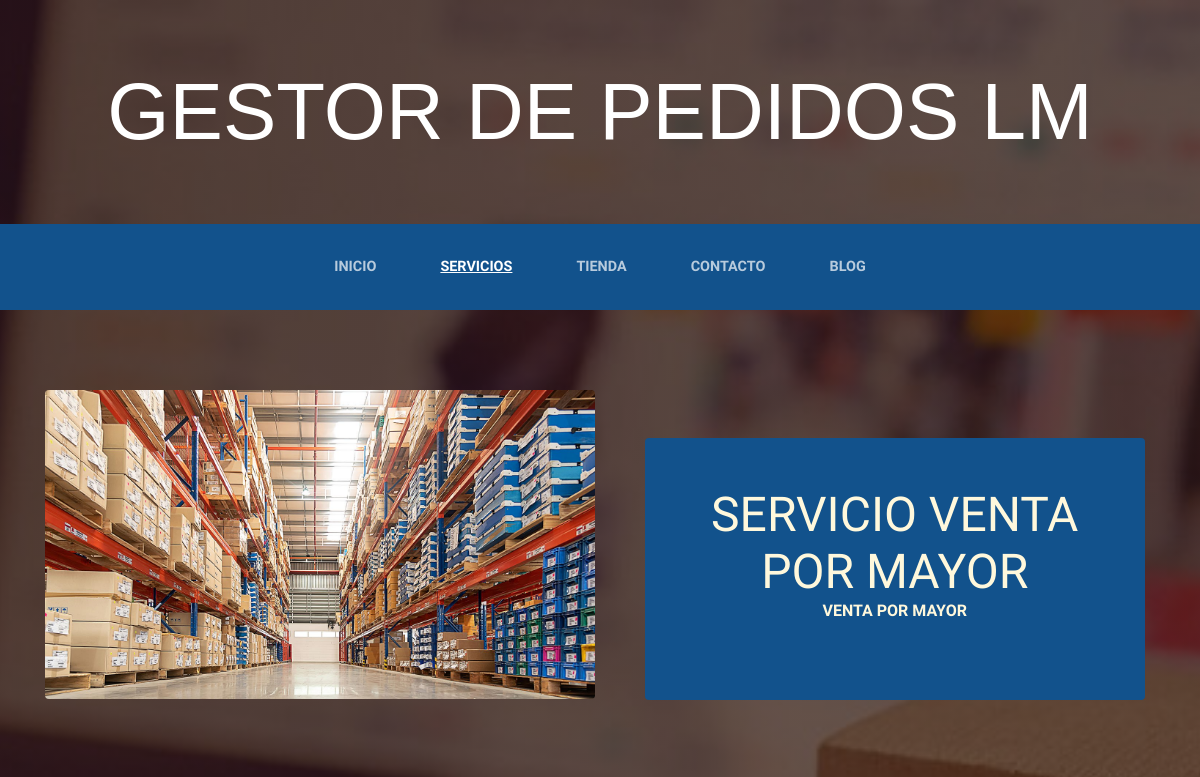
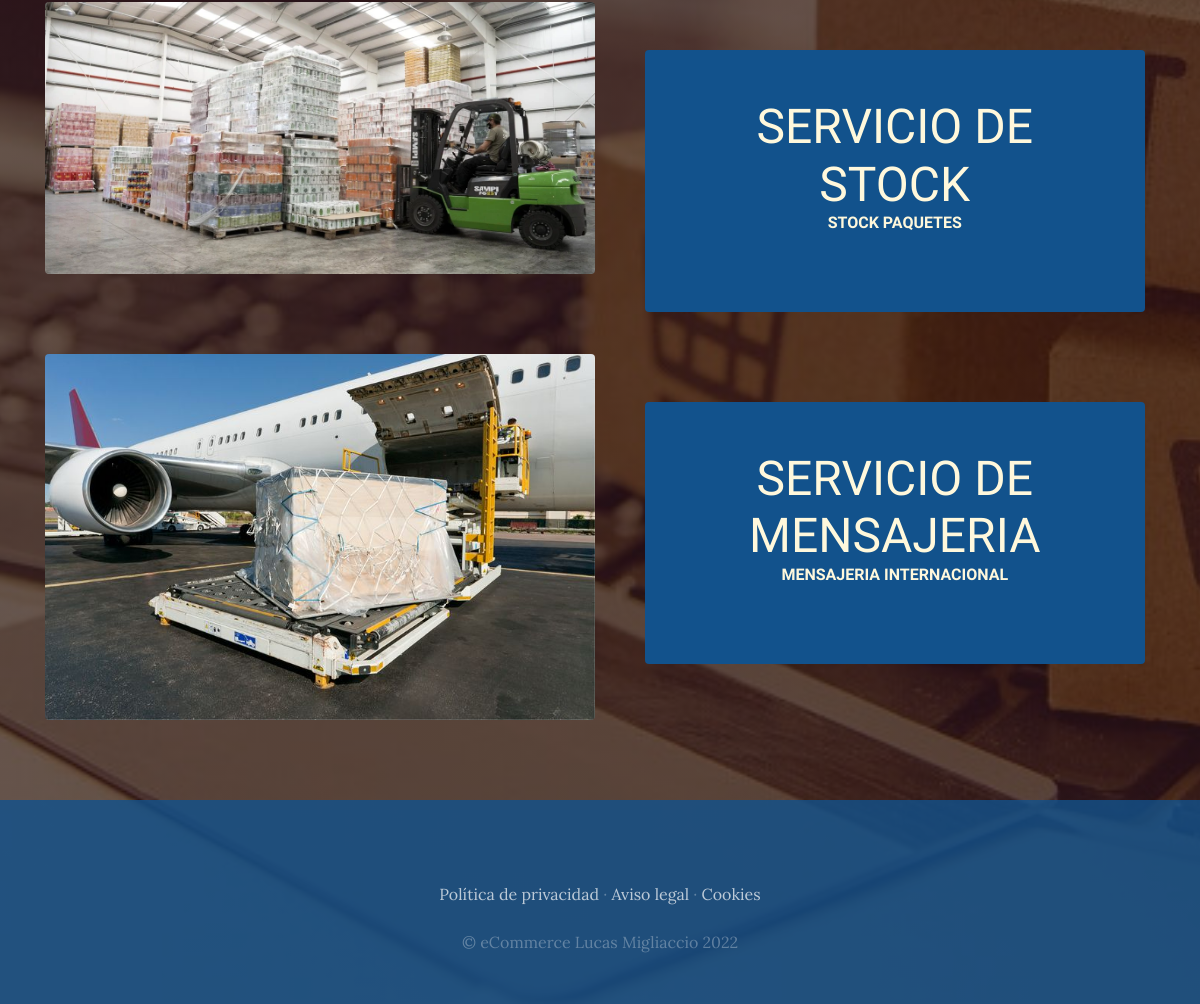
The app's page /servicios/ with its own data (2 pictures, top to bottom).
### servicios/models.py (models this page shows, shortened)
class Servicio(models.Model):
    titulo= models.CharField(max_length=50)
    contenido = models.CharField(max_length=50)
    imagen = models.ImageField(upload_to="servicios")
    created = models.DateTimeField(auto_now_add=True)
    updated= models.DateTimeField(auto_now_add=True)
    class Meta:
        verbose_name= "servicio"
        verbose_name_plural="servicios"

### servicios/views.py (the view)
# urls.py: path('servicios/', include('servicios.urls')),
def servicios(request):
    servicios=Servicio.objects.all()
    return render(request,"servicios/servicios.html", {"servicios":servicios})

### servicios/templates/servicios/servicios.html
{% extends "ProyectoWebApp/base.html" %}
{% load static %}
{% block contenido %}
    {% for servicio in servicios %}
    <section class="page-section clearfix">
        <div class="container">
          <div class="intro">
            <img class="intro-img img-fluid mb-3 mb-lg-0 rounded" src="{{servicio.imagen.url}}" alt="" style="width: 550;">
            <div class="intro-text left-0 text-center bg-faded p-5 rounded">
              <h2 class="section-heading mb-4" >
                <span class="section-heading-lower">{{servicio.titulo}}</span>
                <span class="section-heading-upper">{{servicio.contenido}}</span>
              </h2>
            </div>
          </div>
        </div>
      </section>
   {% endfor %}
{% endblock %}

### ProyectoWebApp/static/ProyectoWebApp/css/gestion.css (style rules this page uses)
body { font-family: 'Lora'; background: linear-gradient(rgba(47, 23, 15, 0.65), rgba(47, 23, 15, 0.65)), url("../img/bg_home.jpg"); background-attachment: fixed; background-position: center; background-size: cover; }
h1, h2, h3, h4, h5, h6 { font-family: 'Raleway'; }
.page-section { margin-top: 5rem; margin-bottom: 5rem; }
.section-heading { text-transform: uppercase; }
.section-heading .section-heading-upper { display: block; font-size: 1rem; font-weight: 800; padding-bottom:.5rem; }
.section-heading .section-heading-lower { display: block; font-size: 3rem; font-weight: 100; }
.bg-faded { background-color: rgba(255, 255, 255, 0.85); }
.intro { position: relative; }
@media (min-width: 992px) { .intro .intro-img { width: 75%; float: left; } }
@media (min-width: 992px) { .intro .intro-text { left: 600; width: 60%; margin-top: 3rem; background-color: rgba(18, 82, 140 ); color: cornsilk; position: absolute; } }
@media (min-width: 1200px) { .intro .intro-text { width: 45%; } }

### records on screen
Servicio: imagen (picture), titulo "SERVICIO VENTA POR MAYOR", contenido "VENTA POR MAYOR"
Servicio: imagen (picture), titulo "SERVICIO DE STOCK", contenido "STOCK PAQUETES"
Servicio: imagen (picture), titulo "SERVICIO DE MENSAJERIA", contenido "MENSAJERIA INTERNACIONAL"
